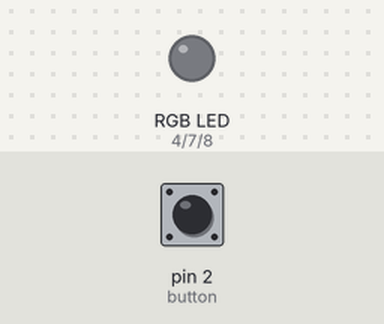
This sketch was run on a simulated Arduino Uno, built with avr-gcc and run on an emulated ATmega328P. Parts: an RGB LED mixed from three pins (HIGH = lit). Inputs (shaded band) come from the test bench; at power-on: pin 2 (button) LOW. What the sketch prints to the serial monitor is not drawn.

Above: at 1.2 s.
1.3 s: pin 2 (button) pulled HIGH for 0.15 s
At 2.8 s:
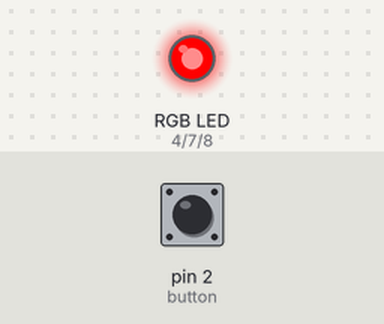
3.3 s: pin 2 (button) pulled HIGH for 1 s
At 4.7 s:
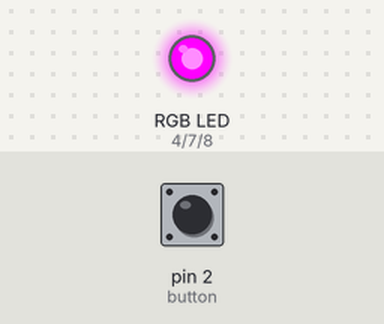
5.8 s: pin 2 (button) pulled HIGH for 0.15 s
At 7.5 s:
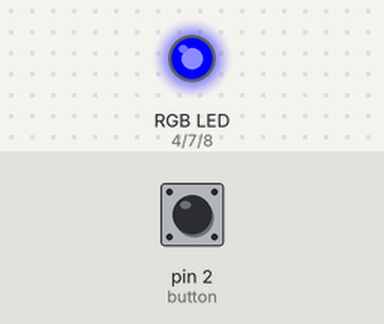
7.8 s: pin 2 (button) pulled HIGH for 0.15 s
At 9.0 s:
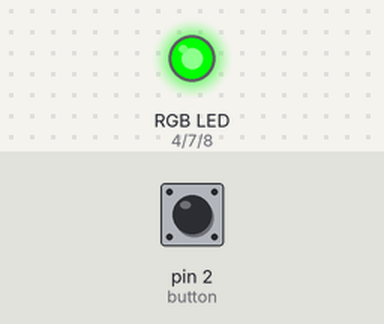
9.8 s: pin 2 (button) pulled HIGH for 0.15 s
At 11.7 s:
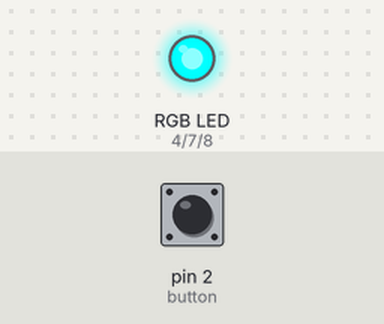
Timing chart, 0 to 12.8 s (numbered marks = the images above; inputs shaded):
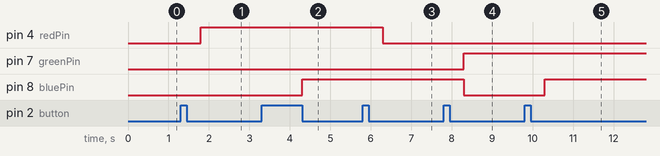

The sketch:

RGB.ino
```cpp
#include<avr/power.h>

int redPin =4;
int greenPin = 7;
int bluePin =8;
int button =2;
int buttonState;
int counter =0;
void setup() {
  // put your setup code here, to run once:
clock_prescale_set(clock_div_1);

pinMode(redPin ,  OUTPUT);
pinMode(greenPin , OUTPUT);
pinMode(bluePin , OUTPUT);
pinMode(button , INPUT);
Serial.begin(115200);
}

void loop() {
  // put your main code here, to run repeatedly:
 buttonState = digitalRead(button);

 Serial.println(counter);
if(buttonState ==HIGH){
  counter++;
  delay(500);
  }
  else if(counter ==1){
  digitalWrite(redPin , HIGH);
  digitalWrite(greenPin , LOW);
 digitalWrite(bluePin , LOW);
}
   else if(counter ==2) {
 digitalWrite(redPin , HIGH);
 digitalWrite(greenPin , HIGH);
 digitalWrite(bluePin , HIGH);
}
  else if (counter ==3){
digitalWrite(redPin , HIGH);
digitalWrite(greenPin , LOW);
digitalWrite(bluePin , HIGH);
}
   else if (counter ==4){
digitalWrite(redPin , LOW);
digitalWrite(greenPin , LOW);
digitalWrite(bluePin , HIGH);
   }
else if(counter ==5)
{
digitalWrite(redPin , LOW);
digitalWrite(greenPin , HIGH);
digitalWrite(bluePin , LOW);
}
 else if (counter ==6){

digitalWrite(redPin , LOW);
digitalWrite(greenPin , HIGH);
digitalWrite(bluePin , HIGH);

}
else if(counter ==7){

digitalWrite(redPin , LOW);
digitalWrite(greenPin ,LOW );
digitalWrite(bluePin , LOW);


    }
    else{

      counter =0;
      }
}
```

Measured:
- after the input at 1.3 s, pin 4 (redPin): LOW → HIGH after 0.50 s
- after the input at 3.3 s, pin 8 (bluePin): LOW → HIGH after 1.0 s
- after the input at 5.8 s, pin 4 (redPin): HIGH → LOW after 0.50 s
- after the input at 7.8 s, pin 7 (greenPin): LOW → HIGH after 0.50 s; pin 8 (bluePin): HIGH → LOW after 0.50 s
- after the input at 9.8 s, pin 8 (bluePin): LOW → HIGH after 0.50 s
